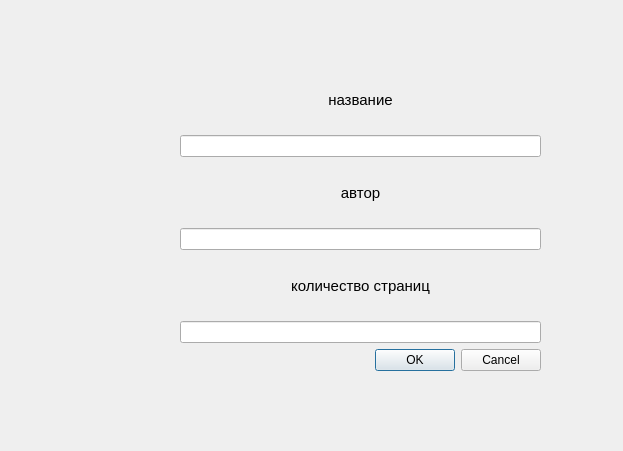
<?xml version="1.0" encoding="UTF-8"?>
<ui version="4.0">
 <class>FormAdd</class>
 <widget class="QWidget" name="FormAdd">
  <property name="geometry">
   <rect>
    <x>0</x>
    <y>0</y>
    <width>623</width>
    <height>451</height>
   </rect>
  </property>
  <property name="windowTitle">
   <string>Form</string>
  </property>
  <widget class="QWidget" name="">
   <property name="geometry">
    <rect>
     <x>180</x>
     <y>70</y>
     <width>361</width>
     <height>301</height>
    </rect>
   </property>
   <layout class="QVBoxLayout" name="verticalLayout_2">
    <item>
     <layout class="QVBoxLayout" name="verticalLayout">
      <item>
       <widget class="QLabel" name="label">
        <property name="font">
         <font>
          <pointsize>11</pointsize>
         </font>
        </property>
        <property name="text">
         <string>название</string>
        </property>
        <property name="alignment">
         <set>Qt::AlignCenter</set>
        </property>
       </widget>
      </item>
      <item>
       <widget class="QLineEdit" name="lineEdit"/>
      </item>
      <item>
       <widget class="QLabel" name="label_2">
        <property name="font">
         <font>
          <pointsize>11</pointsize>
         </font>
        </property>
        <property name="text">
         <string>автор</string>
        </property>
        <property name="alignment">
         <set>Qt::AlignCenter</set>
        </property>
       </widget>
      </item>
      <item>
       <widget class="QLineEdit" name="lineEdit_2"/>
      </item>
      <item>
       <widget class="QLabel" name="label_3">
        <property name="font">
         <font>
          <pointsize>11</pointsize>
         </font>
        </property>
        <property name="text">
         <string>количество страниц</string>
        </property>
        <property name="alignment">
         <set>Qt::AlignCenter</set>
        </property>
       </widget>
      </item>
      <item>
       <widget class="QLineEdit" name="lineEdit_3"/>
      </item>
     </layout>
    </item>
    <item>
     <widget class="QDialogButtonBox" name="buttonBox">
      <property name="standardButtons">
       <set>QDialogButtonBox::Cancel|QDialogButtonBox::Ok</set>
      </property>
     </widget>
    </item>
   </layout>
  </widget>
 </widget>
 <resources/>
 <connections/>
</ui>
